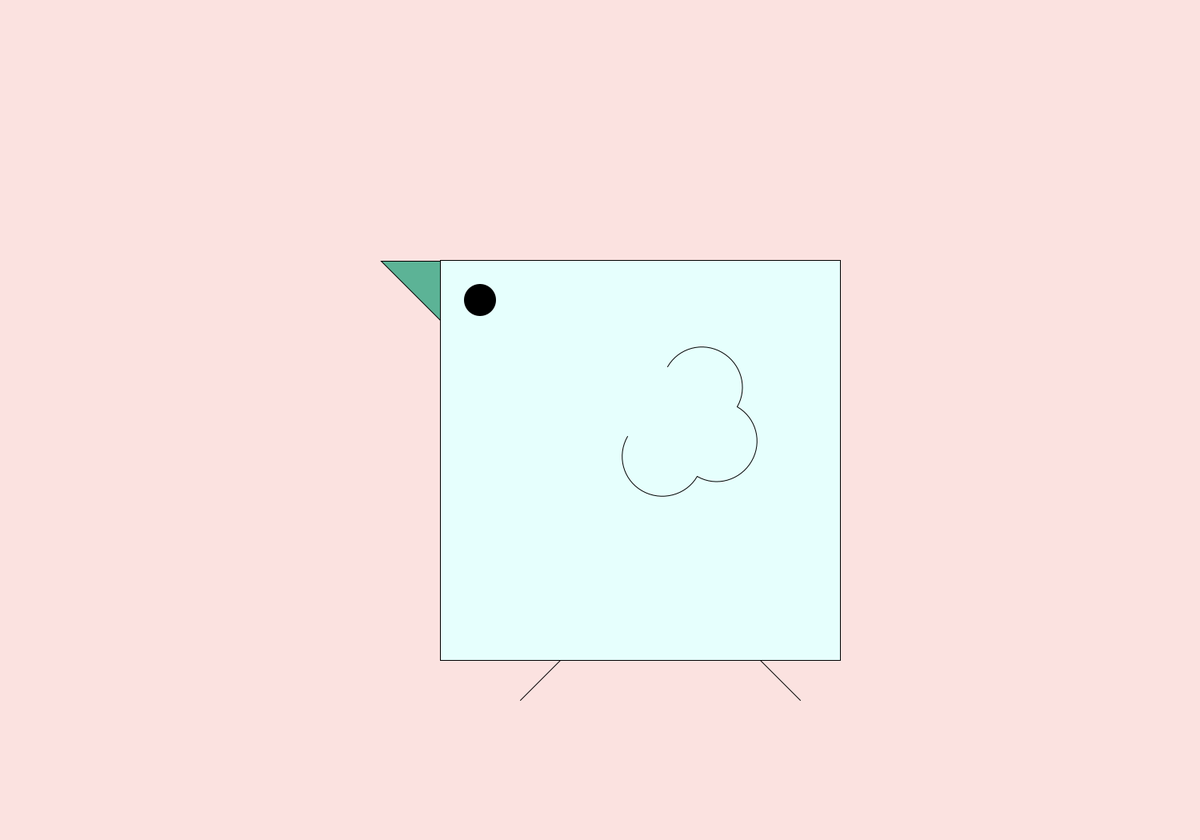
Frame 1 (no input)
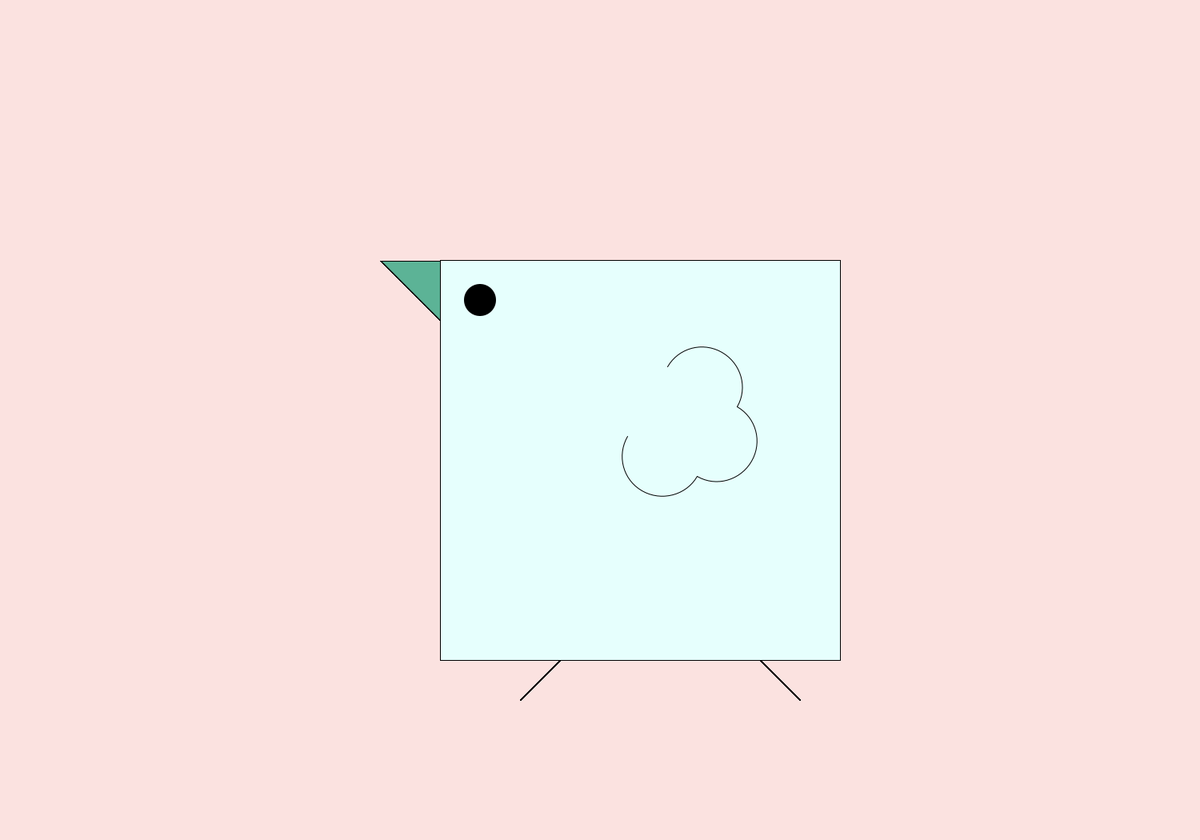
Frame 60 (the mouse pressed at the canvas centre just before this capture)
Frame 120 (the mouse held since frame 60 and released just before this capture): identical to frame 60, image omitted

The Processing sketch that drew these frames (run headless with seeded random() and noise(); from frame 60 on, the mouse is pressed at the canvas centre):

// Processing sketch: hw5
// ── hw5.pde
/*
hw5.pde
Author: Cassandra Liau
Summary: Bird sketch
*/

//global variables
  float x = width/2;
  float y = height/2;
  int w = 500;
  int h = 500;
  
  //bird colors
  color bodyColor = color(230, 255, 253);
  color beakColor = color(92, 179, 150);
   
void setup(){
  size(1500, 1050);
  background(251, 226, 224);
}

void draw(){
  bird(); //draw bird
}

void bird(){
    //center rectangle
      rectMode(CENTER);
      stroke(0);
    //translate shape
    pushMatrix();
      translate(width/2, height/2);
      //draw bird's body
      fill(bodyColor);
      rect(x, y, w, h);
      //eyes
      fill(0);
      noStroke();
      ellipse(x - 200, y - 200, 40, 40);   
      //wings
      rotate(5*PI/3);
      noFill();
      stroke(0);
      arc(50, 140, 100, 100, 0, PI);
      rotate(PI/2);
      arc(0 + 90, 0, 100, 100, 0, PI);
      rotate(PI);
      arc(-90, 100, 100, 100, 0, PI);
    popMatrix();
      //feet
        //leg 1
        beginShape();
          vertex(width/2 - 50, height/2 + 300);
          vertex(width/2 - 100, height/2 + 350);
        endShape();
        //leg 2
        beginShape();
          vertex(width/2 + 200, height/2 + 300);
          vertex(width/2 + 250, height/2 + 350);
          endShape();
        //beak
        fill(beakColor);
        triangle(x + width/3, y + height/3, x + width/3, height/3 - 24, width/3 - 24, height/3 - 24); 
}
